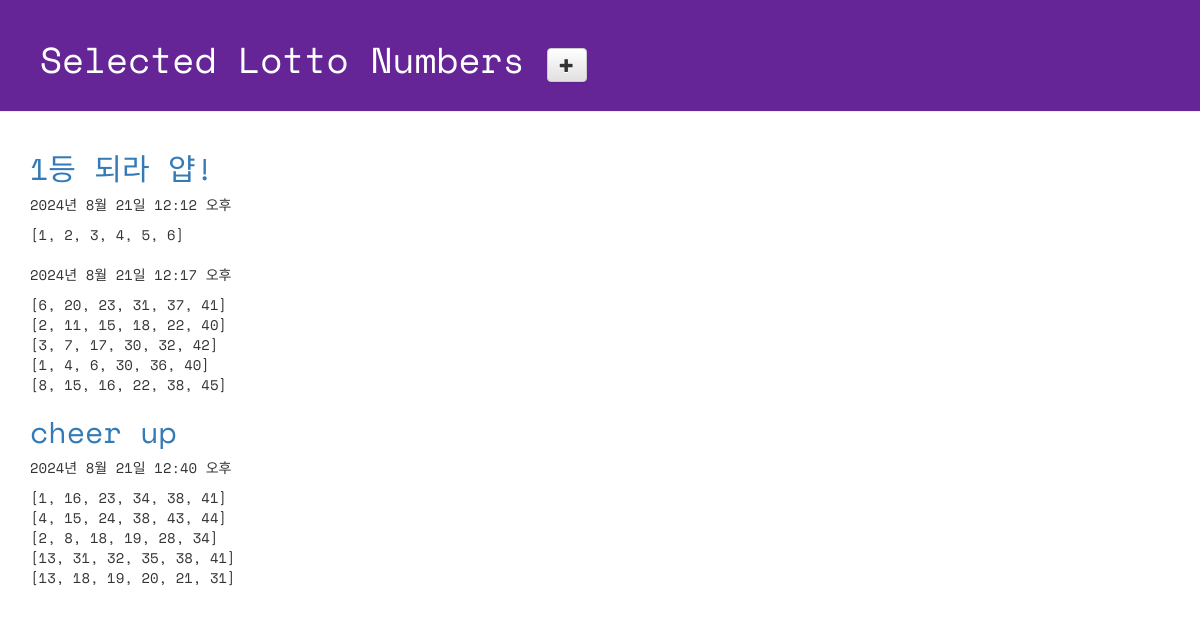
The page / on the database its author committed.
### lotto/models.py (models this page shows, shortened)
class GuessNumbers(models.Model):
    name = models.CharField(max_length=24) # 로또 번호 리스트의 이름
    text = models.CharField(max_length=255) # 로또 번호 리스트에 대한 설명
    lottos = models.CharField(max_length=255, default='[1, 2, 3, 4, 5, 6]') # 로또 번호들이 담길 str
    num_lotto = models.IntegerField(default=5) # 6개 번호 set의 갯수
    update_date = models.DateTimeField()

### lotto/views.py (the view)
# urls.py: path('', views.index), # lotto > views.py 파일의 index() 함수 호출
def index(request):
    lottos = GuessNumbers.objects.all() # DB에 저장된 GuessNumbers 객체 모두를 가져온다.
    return render(request, 'lotto/default.html', {'lottos':lottos})

### lotto/templates/lotto/default.html (shortened to what this page needs)
<!DOCTYPE html>
{% load static %}
<html lang="ko">
<head>
    <link rel="stylesheet" href="//maxcdn.bootstrapcdn.com/bootstrap/3.2.0/css/bootstrap.min.css">
    <link rel="stylesheet" href="//maxcdn.bootstrapcdn.com/bootstrap/3.2.0/css/bootstrap-theme.min.css">
    <link rel="stylesheet" href="{% static 'css/lotto.css' %}">
</head>
<body>
    <div class="page-header">
        <h1>
            Selected Lotto Numbers
            <a href="{% url 'new_lotto' %}">
                <span class="glyphicon glyphicon-plus btn btn-default"></span>
            </a>
        </h1>
    </div>
    <div class="container lotto">
        {% for lotto in lottos %}
            <h2><a href="{% url 'detail' lottokey=lotto.pk %}">{{lotto.text}}</a></h2>
            <p>{{ lotto.update_date }}</p>
            <p>{{ lotto.lottos | linebreaksbr }}</p>
        {% endfor %}
    </div>
</body>
</html>

### lotto/static/css/lotto.css (style rules this page uses)
.page-header { background-color: #652596; margin-top: 0; padding: 20px 20px 20px 40px; font-family: 'Space Mono', monospace; }
.page-header h1 { color: #FFFFFF; }
.container { font-family: 'Space Mono', monospace; }
.container h2 { color: #b9f442; }

### rows shown on the page
GuessNumbers: text "1등 되라 얍!", update_date "2024년 8월 21일 12:12 오후", lottos "[1, 2, 3, 4, 5, 6]"
GuessNumbers: update_date "2024년 8월 21일 12:17 오후", lottos "[6, 20, 23, 31, 37, 41] [2, 11, 15, 18, 22, 40] [3, 7, 17, 30, 32, 42] [1, 4, 6, 30, 36, 40] [8, 15, 16, 22, 38, 45]"
GuessNumbers: text "cheer up", update_date "2024년 8월 21일 12:40 오후", lottos "[1, 16, 23, 34, 38, 41] [4, 15, 24, 38, 43, 44] [2, 8, 18, 19, 28, 34] [13, 31, 32, 35, 38, 41] [13, 18, 19, 20, 21, 31]"
